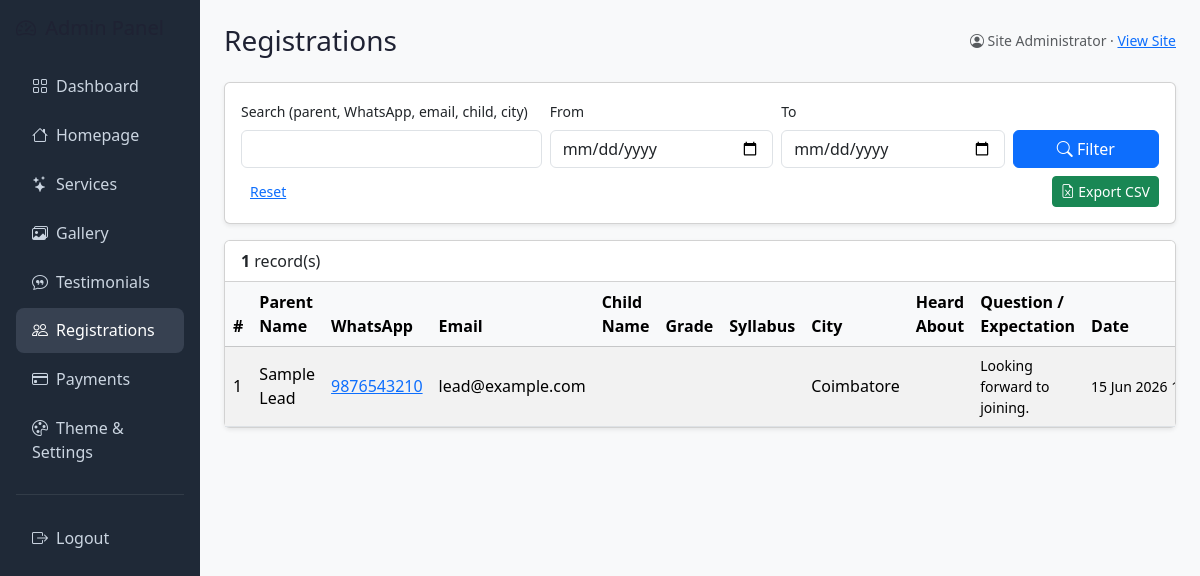
The app's page /admin/registrations.php (signed in) with its own data.
### tables this page shows
CREATE TABLE IF NOT EXISTS `registrations` (
  `id`                INT UNSIGNED NOT NULL AUTO_INCREMENT,
  `tenant_id`         INT UNSIGNED NOT NULL,
  `full_name`         VARCHAR(150) NOT NULL,    
  `mobile`            VARCHAR(20) NOT NULL,     
  `email`             VARCHAR(190) NULL,
  `child_name`        VARCHAR(150) NULL,
  `grade`             VARCHAR(60) NULL,
  `syllabus`          VARCHAR(60) NULL,
  `city`              VARCHAR(120) NULL,
  `heard_about`       VARCHAR(60) NULL,
  `state`             VARCHAR(120) NULL,
  `profession`        VARCHAR(150) NULL,
  `interested_service` VARCHAR(190) NULL,
  `message`           TEXT NULL,                
  `created_at`        TIMESTAMP NOT NULL DEFAULT CURRENT_TIMESTAMP,
  PRIMARY KEY (`id`),
  KEY `idx_reg_tenant` (`tenant_id`),
  KEY `idx_reg_created` (`created_at`),
  CONSTRAINT `fk_reg_tenant` FOREIGN KEY (`tenant_id`)
    REFERENCES `tenants` (`id`) ON DELETE CASCADE
);

### config/functions.php (called while the page is built, shortened)
<?php
require_once __DIR__ . '/db.php';
function e(?string $value): string
{
    return htmlspecialchars((string) $value, ENT_QUOTES, 'UTF-8');
}

### config/db.php (called while the page is built, shortened)
<?php
function db(): PDO
{
    static $pdo = null;
    if ($pdo === null) {
        $dsn = sprintf('mysql:host=%s;dbname=%s;charset=%s', DB_HOST, DB_NAME, DB_CHARSET);
        $options = [
            PDO::ATTR_ERRMODE            => PDO::ERRMODE_EXCEPTION,
            PDO::ATTR_DEFAULT_FETCH_MODE => PDO::FETCH_ASSOC,
            PDO::ATTR_EMULATE_PREPARES   => false,
        ];
        try {
            $pdo = new PDO($dsn, DB_USER, DB_PASS, $options);
        } catch (PDOException $e) {
            http_response_code(500);
            exit('Database connection failed. Please try again later.');
        }
    }
    return $pdo;
}

### admin/registrations.php (the view, shortened to what this page needs)
<?php
require_once __DIR__ . '/../config/functions.php';
$tid = admin_tenant_id();
$search = trim($_GET['q'] ?? '');
$from   = trim($_GET['from'] ?? '');
$to     = trim($_GET['to'] ?? '');
$where  = ['tenant_id = ?'];
$params = [$tid];
$whereSql = implode(' AND ', $where);
$stmt = db()->prepare("SELECT * FROM registrations WHERE $whereSql ORDER BY created_at DESC LIMIT 500");
$stmt->execute($params);
$rows = $stmt->fetchAll();
include __DIR__ . '/inc/header.php';
?>
<div class="card shadow-sm mb-3">
  <div class="card-body">
    <form class="row g-2 align-items-end" method="get">
      <div class="col-md-4"><label class="form-label small">Search (parent, WhatsApp, email, child, city)</label>
        <input class="form-control" name="q" value="<?= e($search) ?>"></div>
      <div class="col-md-3"><label class="form-label small">From</label>
        <input type="date" class="form-control" name="from" value="<?= e($from) ?>"></div>
      <div class="col-md-3"><label class="form-label small">To</label>
        <input type="date" class="form-control" name="to" value="<?= e($to) ?>"></div>
      <div class="col-md-2 d-grid gap-1">
        <button class="btn btn-primary"><i class="bi bi-search"></i> Filter</button>
      </div>
      <div class="col-12">
        <a href="registrations.php" class="btn btn-sm btn-link">Reset</a>
        <a href="?export=1&q=<?= urlencode($search) ?>&from=<?= urlencode($from) ?>&to=<?= urlencode($to) ?>"
           class="btn btn-sm btn-success float-end"><i class="bi bi-file-earmark-excel"></i> Export CSV</a>
      </div>
    </form>
  </div>
</div>
<div class="card shadow-sm">
  <div class="card-header bg-white"><strong><?= count($rows) ?></strong> record(s)</div>
  <div class="table-responsive">
    <table class="table table-hover table-striped align-middle mb-0">
      <thead class="table-light"><tr>
        <th>#</th><th>Parent Name</th><th>WhatsApp</th><th>Email</th><th>Child Name</th><th>Grade</th>
        <th>Syllabus</th><th>City</th><th>Heard About</th><th>Question / Expectation</th><th>Date</th></tr></thead>
      <tbody>
        <?php foreach ($rows as $r): ?>
          <tr>
            <td><?= (int)$r['id'] ?></td>
            <td><?= e($r['full_name']) ?></td>
            <td><a href="tel:<?= e($r['mobile']) ?>"><?= e($r['mobile']) ?></a></td>
            <td><?= e($r['email']) ?></td>
            <td><?= e($r['child_name'] ?? '') ?></td>
            <td><?= e($r['grade'] ?? '') ?></td>
            <td><?= e($r['syllabus'] ?? '') ?></td>
            <td><?= e($r['city']) ?></td>
            <td><?= e($r['heard_about'] ?? '') ?></td>
            <td class="small"><?= e($r['message']) ?></td>
            <td class="text-nowrap small"><?= e(date('d M Y H:i', strtotime($r['created_at']))) ?></td>
          </tr>
        <?php endforeach; ?>
      </tbody>
    </table>
  </div>
</div>
<?php include __DIR__ . '/inc/footer.php'; ?>

### assets/css/style.css (style rules this page uses)
:root { --brand-primary:#E8112D; --brand-secondary:#F2867D; --surface-pink:#FCEDEA; --nav-bg:#0d0d0f; --heading:#1f2233; }
body { font-family:"Poppins","Segoe UI",system-ui,-apple-system,sans-serif;color:#3a3a44; }

### records on screen
registrations: id "1", full_name "Sample Lead", mobile "9876543210", email "lead@example.com", city "Coimbatore", message "Looking forward to joining.", created_at "15 Jun 2026…"

### other values on screen
$page_heading "Registrations"
$admin['name'] "Site Administrator"
count($rows) "1"
